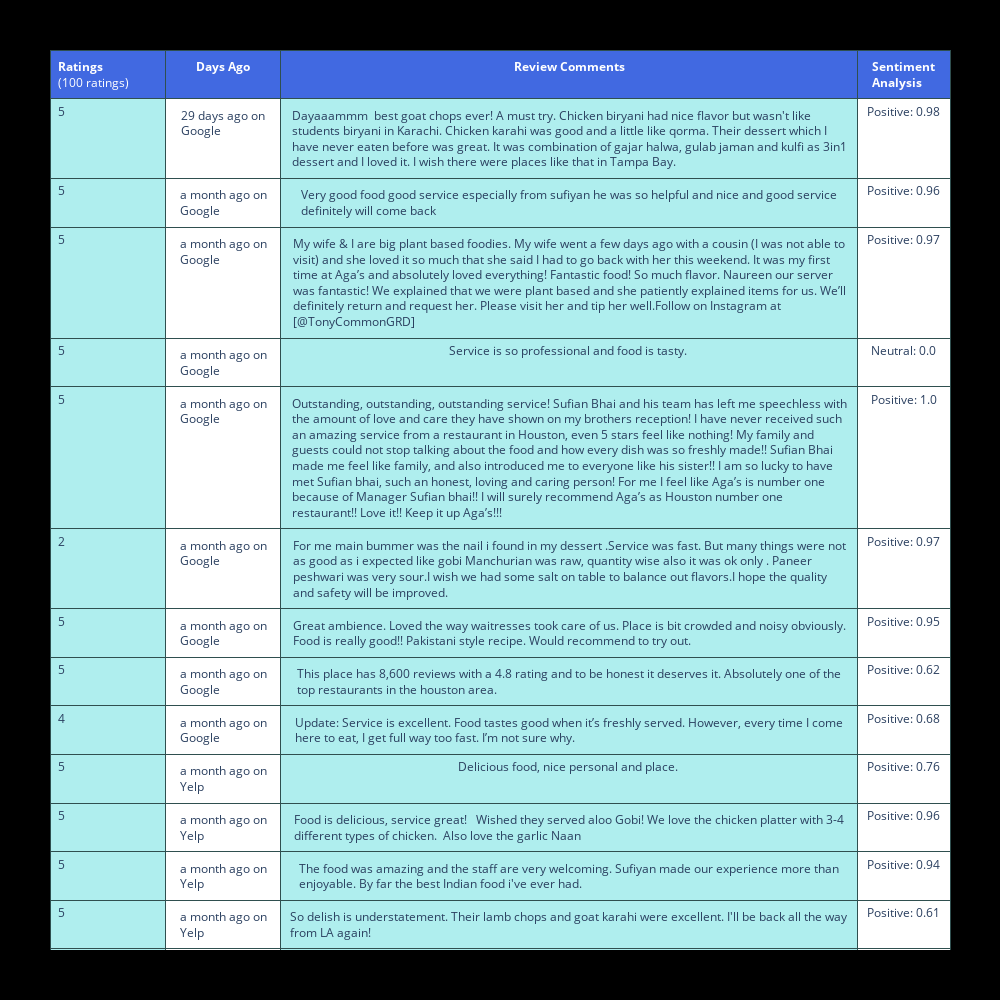

Write notebook code for a chart like this one.
### Code cell
import plotly.graph_objs as go
data=go.Table(columnwidth = [200,200,1000,160],
                    header=dict(values=[['<b>Ratings</b><br>(100 ratings)'],
                                        ['<b>Days Ago</b>'],
                                        ['<b>Review Comments</b>'],
                                        ['<b>Sentiment<br>Analysis</b>']
                                        ], 
                           line_color='darkslategray',
                           fill_color='royalblue',
                           align=['left','center'],
                           font=dict(color='white', size=12),
                           height=40),
                    cells=dict(values=[final_df['rating'],
                                       final_df['days_ago'],
                                       final_df['review'],
                                       final_df['sentiment'].values
                                       ],
                              line_color='darkslategray',
                              fill=dict(color=['paleturquoise', 'white','paleturquoise','white']),
                              align=['left', 'center'],
                              font_size=12,
                              height=30)
              
                 )
fig = go.Figure([data])

fig.update_layout(
    autosize=False,
    width=1000,
    height=1000,
    margin=dict(
        l=50,
        r=50,
        b=50,
        t=50,
        pad=4
    ),
    paper_bgcolor="black",
)
fig.show()

### Figure 1 — Plotly figure (JSON) as saved in the notebook; plotly's stock layout.template omitted (floating-point values rounded to 4 significant figures; data arrays with more than 128 entries replaced by an {"elided": "..."} marker saying what was removed)
{"data": [{"cells": {"align": ["left", "center"], "fill": {"color": ["paleturquoise", "white", "paleturquoise", "white"]}, "font": {"size": 12}, "height": 30, "line": {"color": "darkslategray"}, "values": {"elided": "4x100 str values"}}, "columnwidth": [200, 200, 1000, 160], "header": {"align": ["left", "center"], "fill": {"color": "royalblue"}, "font": {"color": "white", "size": 12}, "height": 40, "line": {"color": "darkslategray"}, "values": [["<b>Ratings</b><br>(100 ratings)"], ["<b>Days Ago</b>"], ["<b>Review Comments</b>"], ["<b>Sentiment<br>Analysis</b>"]]}, "type": "table"}], "layout": {"autosize": false, "height": 1000, "margin": {"b": 50, "l": 50, "pad": 4, "r": 50, "t": 50}, "paper_bgcolor": "black", "width": 1000}}
